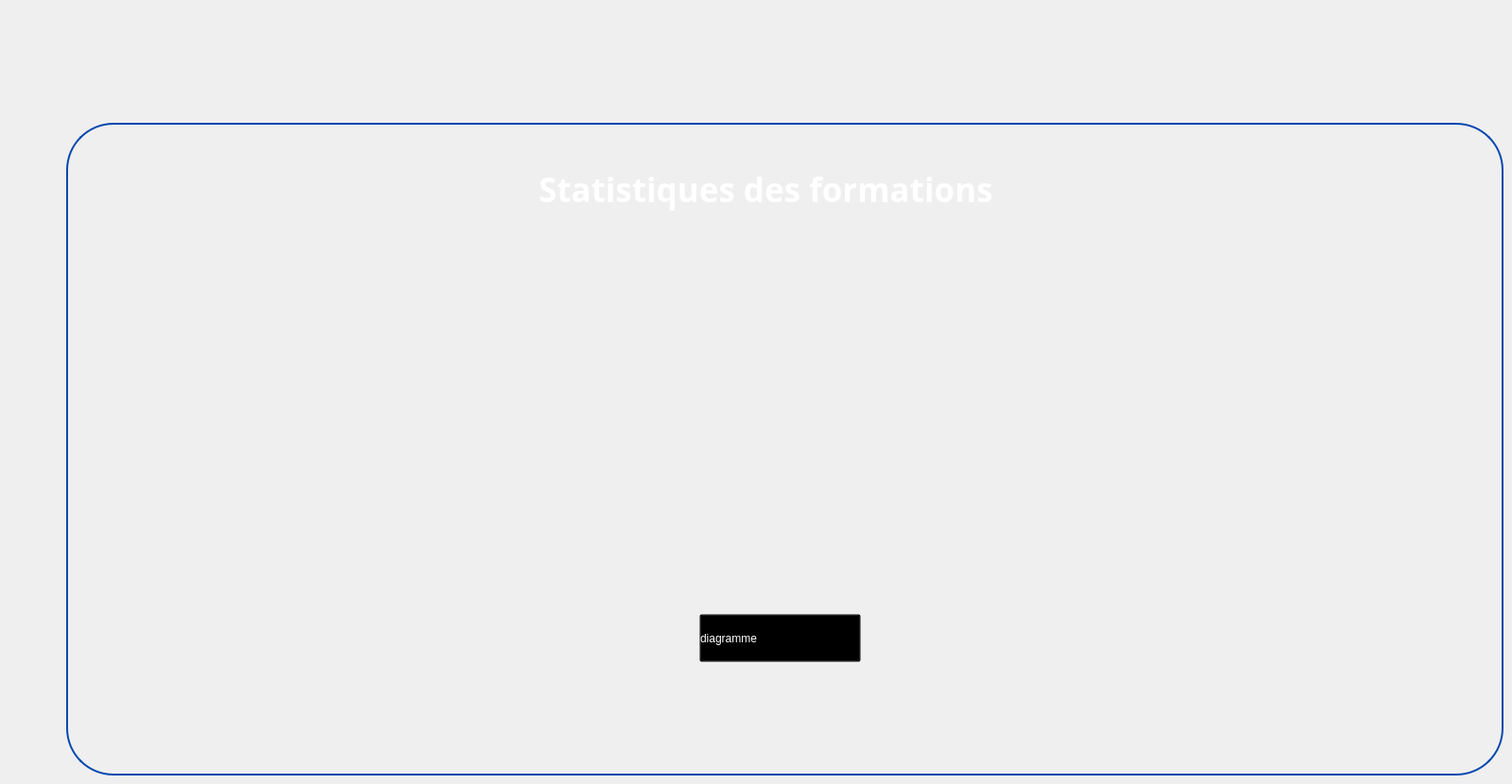
   <widget class="QWidget" name="statformation">
    <widget class="QGroupBox" name="groupBox_42">
     <property name="geometry">
      <rect>
       <x>70</x>
       <y>130</y>
       <width>1521</width>
       <height>691</height>
      </rect>
     </property>
     <property name="styleSheet">
      <string notr="true">QGroupBox {
        border-radius:50px;
    border: 2px solid #0447AF; /* Red border */
}
</string>
     </property>
     <property name="title">
      <string/>
     </property>
     <widget class="QLabel" name="label_138">
      <property name="geometry">
       <rect>
        <x>190</x>
        <y>30</y>
        <width>51</width>
        <height>51</height>
       </rect>
      </property>
      <property name="text">
       <string/>
      </property>
      <property name="pixmap">
       <pixmap>../../../Desktop/esprit 2A s 2/Downloads/wetransfer_gestion-de-formations_2024-02-16_1550/icons/client.png</pixmap>
      </property>
      <property name="scaledContents">
       <bool>true</bool>
      </property>
     </widget>
     <widget class="QLabel" name="label_146">
      <property name="geometry">
       <rect>
        <x>500</x>
        <y>40</y>
        <width>671</width>
        <height>61</height>
       </rect>
      </property>
      <property name="font">
       <font>
        <family>Plus Jakarta Sans</family>
        <pointsize>26</pointsize>
        <weight>75</weight>
        <bold>true</bold>
       </font>
      </property>
      <property name="styleSheet">
       <string notr="true">color:white;
    background: transparent;
</string>
      </property>
      <property name="text">
       <string>Statistiques des formations</string>
      </property>
     </widget>
     <widget class="QLabel" name="label_147">
      <property name="geometry">
       <rect>
        <x>410</x>
        <y>20</y>
        <width>81</width>
        <height>81</height>
       </rect>
      </property>
      <property name="text">
       <string/>
      </property>
      <property name="pixmap">
       <pixmap resource="ressource.qrc">:/image/image (2).png</pixmap>
      </property>
      <property name="scaledContents">
       <bool>true</bool>
      </property>
     </widget>
     <widget class="QPushButton" name="pushButton_diagrammeFormation">
      <property name="geometry">
       <rect>
        <x>670</x>
        <y>520</y>
        <width>171</width>
        <height>51</height>
       </rect>
      </property>
      <property name="styleSheet">
       <string notr="true">QPushButton:hover {
    color: red;
    background: transparent;
}

QPushButton {
    text-align: left;
    background: transparent;
    color: rgb(255,255,255);
}</string>
      </property>
      <property name="text">
       <string>diagramme</string>
      </property>
     </widget>
    </widget>
   </widget>
